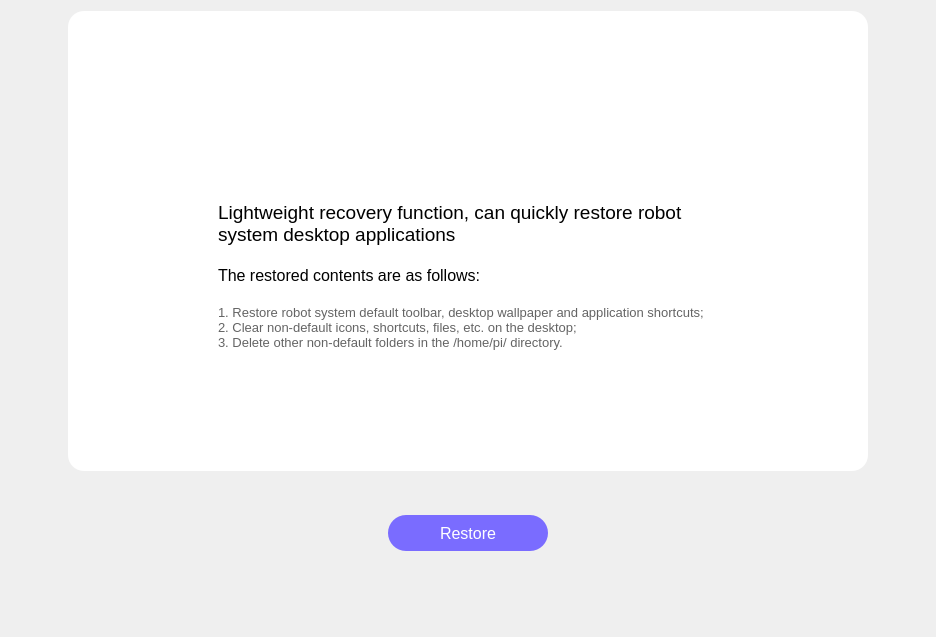
<?xml version="1.0" encoding="UTF-8"?>
<ui version="4.0">
 <class>RecoveryWidget</class>
 <widget class="QWidget" name="RecoveryWidget">
  <property name="geometry">
   <rect>
    <x>0</x>
    <y>0</y>
    <width>936</width>
    <height>637</height>
   </rect>
  </property>
  <property name="windowTitle">
   <string>Form</string>
  </property>
  <layout class="QVBoxLayout" name="verticalLayout_2">
   <property name="spacing">
    <number>44</number>
   </property>
   <property name="bottomMargin">
    <number>40</number>
   </property>
   <item>
    <layout class="QHBoxLayout" name="horizontalLayout_3">
     <item>
      <spacer name="horizontalSpacer_5">
       <property name="orientation">
        <enum>Qt::Horizontal</enum>
       </property>
       <property name="sizeHint" stdset="0">
        <size>
         <width>40</width>
         <height>20</height>
        </size>
       </property>
      </spacer>
     </item>
     <item>
      <widget class="QWidget" name="widget" native="true">
       <property name="minimumSize">
        <size>
         <width>800</width>
         <height>460</height>
        </size>
       </property>
       <property name="maximumSize">
        <size>
         <width>800</width>
         <height>460</height>
        </size>
       </property>
       <property name="styleSheet">
        <string notr="true">background: #FFFFFF;
border-radius: 16px;</string>
       </property>
       <layout class="QVBoxLayout" name="verticalLayout">
        <property name="spacing">
         <number>20</number>
        </property>
        <property name="leftMargin">
         <number>150</number>
        </property>
        <property name="topMargin">
         <number>50</number>
        </property>
        <property name="rightMargin">
         <number>150</number>
        </property>
        <property name="bottomMargin">
         <number>50</number>
        </property>
        <item>
         <widget class="QLabel" name="label_4">
          <property name="minimumSize">
           <size>
            <width>492</width>
            <height>120</height>
           </size>
          </property>
          <property name="maximumSize">
           <size>
            <width>492</width>
            <height>120</height>
           </size>
          </property>
          <property name="pixmap">
           <pixmap resource="res.qrc">:/res/img_recovery.png</pixmap>
          </property>
         </widget>
        </item>
        <item>
         <widget class="QLabel" name="label">
          <property name="font">
           <font>
            <pointsize>14</pointsize>
           </font>
          </property>
          <property name="text">
           <string>Lightweight recovery function, can quickly restore robot system desktop applications</string>
          </property>
          <property name="scaledContents">
           <bool>false</bool>
          </property>
          <property name="wordWrap">
           <bool>true</bool>
          </property>
         </widget>
        </item>
        <item>
         <widget class="QLabel" name="label_5">
          <property name="font">
           <font>
            <pointsize>12</pointsize>
           </font>
          </property>
          <property name="text">
           <string>The restored contents are as follows:</string>
          </property>
         </widget>
        </item>
        <item>
         <widget class="QLabel" name="label_2">
          <property name="font">
           <font>
            <pointsize>10</pointsize>
           </font>
          </property>
          <property name="styleSheet">
           <string notr="true">color: #646464;</string>
          </property>
          <property name="text">
           <string>1. Restore robot system default toolbar, desktop wallpaper and application shortcuts;
2. Clear non-default icons, shortcuts, files, etc. on the desktop;
3. Delete other non-default folders in the /home/pi/ directory.</string>
          </property>
          <property name="wordWrap">
           <bool>true</bool>
          </property>
         </widget>
        </item>
        <item>
         <spacer name="verticalSpacer">
          <property name="orientation">
           <enum>Qt::Vertical</enum>
          </property>
          <property name="sizeHint" stdset="0">
           <size>
            <width>20</width>
            <height>40</height>
           </size>
          </property>
         </spacer>
        </item>
       </layout>
      </widget>
     </item>
     <item>
      <spacer name="horizontalSpacer_6">
       <property name="orientation">
        <enum>Qt::Horizontal</enum>
       </property>
       <property name="sizeHint" stdset="0">
        <size>
         <width>40</width>
         <height>20</height>
        </size>
       </property>
      </spacer>
     </item>
    </layout>
   </item>
   <item>
    <layout class="QHBoxLayout" name="horizontalLayout">
     <item>
      <spacer name="horizontalSpacer">
       <property name="orientation">
        <enum>Qt::Horizontal</enum>
       </property>
       <property name="sizeHint" stdset="0">
        <size>
         <width>40</width>
         <height>20</height>
        </size>
       </property>
      </spacer>
     </item>
     <item>
      <widget class="QPushButton" name="pushButton">
       <property name="minimumSize">
        <size>
         <width>160</width>
         <height>36</height>
        </size>
       </property>
       <property name="maximumSize">
        <size>
         <width>160</width>
         <height>36</height>
        </size>
       </property>
       <property name="font">
        <font>
         <pointsize>12</pointsize>
        </font>
       </property>
       <property name="styleSheet">
        <string notr="true">QPushButton
{
background: #7A6CFF;
border-radius: 18px;
color: #FFFFFF;
}

QPushButton:disabled
{
background: #BABABA;
border-radius: 18px;
color:white;
}</string>
       </property>
       <property name="text">
        <string>Restore</string>
       </property>
      </widget>
     </item>
     <item>
      <spacer name="horizontalSpacer_2">
       <property name="orientation">
        <enum>Qt::Horizontal</enum>
       </property>
       <property name="sizeHint" stdset="0">
        <size>
         <width>40</width>
         <height>20</height>
        </size>
       </property>
      </spacer>
     </item>
    </layout>
   </item>
   <item>
    <spacer name="verticalSpacer_2">
     <property name="orientation">
      <enum>Qt::Vertical</enum>
     </property>
     <property name="sizeHint" stdset="0">
      <size>
       <width>20</width>
       <height>40</height>
      </size>
     </property>
    </spacer>
   </item>
  </layout>
 </widget>
 <resources>
  <include location="res.qrc"/>
 </resources>
 <connections/>
</ui>
